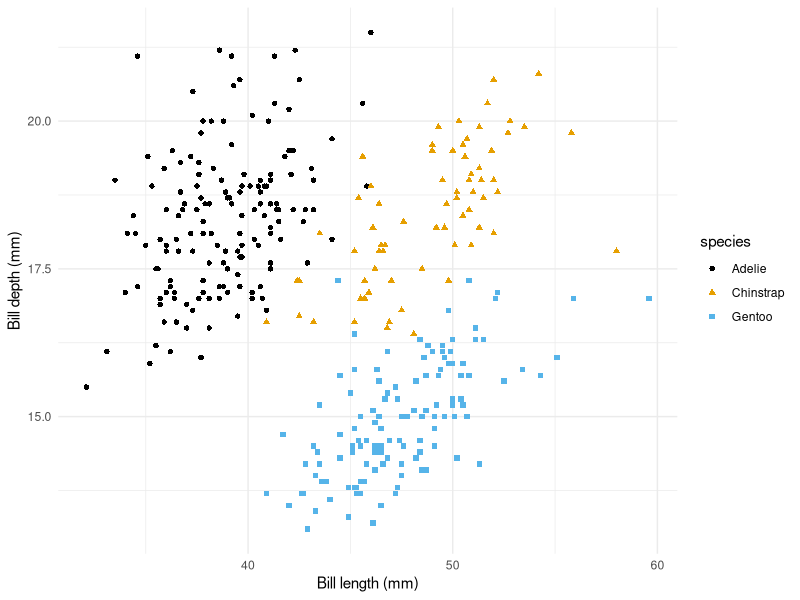

Reproduce this figure in R.
## ---- chunk 1
#| label: load-packages
#| message: false

library(tidyverse)
library(ggthemes)
library(palmerpenguins)
## ---- chunk 2

## ---- chunk 3
#| warning: false
#| fig-width: 5
#| fig-asp: 0.618

ggplot(data = penguins,
       mapping = aes(x = bill_length_mm, 
                     y = bill_depth_mm,
                     color = species,
                     shape = species)) +
  geom_point() +
  scale_color_colorblind() +
  labs(x = "Bill length (mm)", y = "Bill depth (mm)") +
  theme_minimal()
